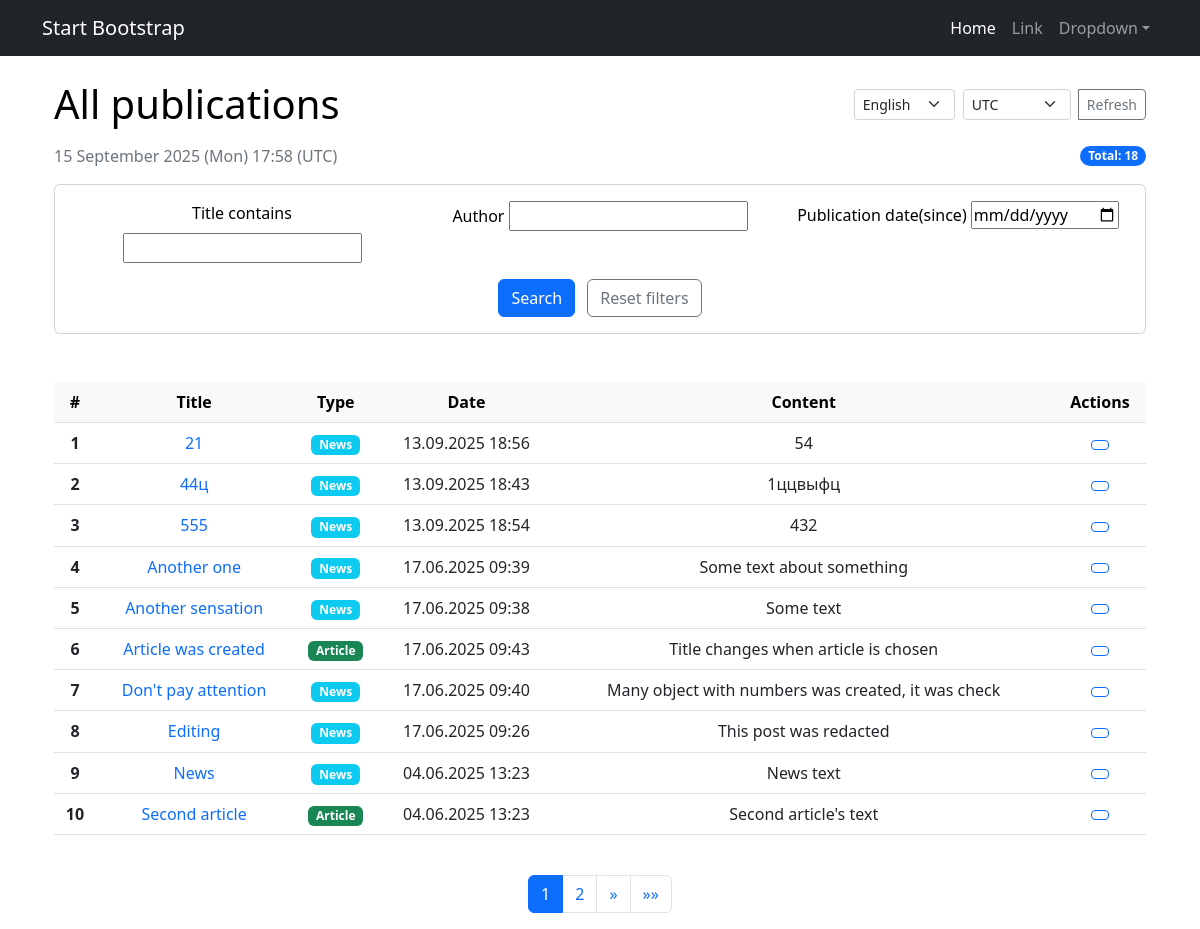
Screenshot of /news/?page=1 with the database file from the repository.
### news/models.py (models this page shows, shortened)
class Post(models.Model):
    author = models.ForeignKey(Author, on_delete=models.CASCADE)
    ARTICLE = 'AR'
    NEWS = 'NW'
    CATEGORY_CHOICES= (
        (NEWS, _('News')),
        (ARTICLE, _('Article')),
    )
    categoryType = models.CharField(max_length=2, choices=CATEGORY_CHOICES, default=ARTICLE, verbose_name=_('Type'), help_text= _('post category'))
    dataCreation = models.DateTimeField(auto_now_add=True)
    postCategory = models.ManyToManyField(Category, through='PostCategory')
    title = models.CharField(max_length=128, help_text= _('post title'))
    text = models.TextField(help_text= _('post text'))
    rating = models.SmallIntegerField(default=0)

### news/views.py (the view)
# urls.py: path('', cache_page(60*1)(PostsList.as_view()), name='news_list'),
class PostsList(ListView):
    model = Post
    ordering = 'title'
    template_name = 'posts.html'
    context_object_name = 'posts'
    paginate_by = 10
    def get_queryset(self):
        queryset = super().get_queryset()
        current_language = get_language()
        activate(current_language)
        self.filterset = PostFilter(self.request.GET, queryset)
        return self.filterset.qs
    def get_context_data(self, **kwargs):
        context= super().get_context_data(**kwargs)
        context['all_posts'] = Post.objects.all()
        context['filterset'] = self.filterset
        context['timezones'] = [
            'UTC',
            'Europe/Moscow',
            'Europe/London',
            'Europe/Berlin',
            'Europe/Paris',
            'America/New_York',
            'America/Los_Angeles',
            'Asia/Tokyo',
            'Asia/Shanghai',
            'Asia/Kolkata',
            'Australia/Sydney'
        ]
        tzname = self.request.session.get('django_timezone')
        if tzname:
            try:
                pytz.timezone(tzname)
                context['TIME_ZONE'] = tzname
            except (pytz.UnknownTimeZoneError, ValueError):
                context['TIME_ZONE'] = 'UTC'
        else:
            context['TIME_ZONE'] = 'UTC'
        if self.request.user.is_authenticated:
            context['subscribed_categories'] = self.request.user.subscribed_categories.all()
        return context
    def get(self, request, *args, **kwargs):
        self.object_list = self.get_queryset()
        context = self.get_context_data()
        return HttpResponse(render(request, self.template_name, context))

### news/context_processors.py (called while the page is built)
def authors_group(request):
    try:
        return {'authors_group': Group.objects.get(name='authors')}
    except Group.DoesNotExist:
        return {'authors_group': None}

### news/templatetags/censor_filters.py (called while the page is built)
@register.filter(needs_autoescape=True)
def censor(value, autoescape=True):
    if not isinstance(value, str):
        return value
    if autoescape:
        esc = conditional_escape
    else:
        esc = lambda x: x
    words = value.split()
    processed_words = []
    for word in words:
        lower_word = word.lower()
        if any(bad_word in lower_word for bad_word in BAD_WORDS):
            censored = word[0] + '*' * (len(word) - 1)
            processed_words.append(esc(censored))
        else:
            processed_words.append(esc(word))
    result = ' '.join(processed_words)
    return mark_safe(result)

### templates/posts.html (shortened to what this page needs)
{% extends 'flatpages/default.html' %}
{% load custom_tags %}
{% load censor_filters %}
{% load i18n %}
{% load tz %}
{% block content %}
{% with current_tz=request.session.django_timezone|default:"UTC" %}
<div class="container mt-4">
    <div class="row mb-4">
        <div class="col-12">
            <div class="d-flex justify-content-between align-items-center mb-3">
                <h1 class="mb-0">{% trans "All publications" %}</h1>
                <div class="btn-group" role="group">
                    <form action="{% url 'set_language' %}" method="post" class="d-inline me-2">
                        {% get_current_language as LANGUAGE_CODE %}
                        <select name="language" class="form-select form-select-sm" onchange="this.form.submit()">
                            {% get_available_languages as LANGUAGES %}
                            {% get_language_info_list for LANGUAGES as languages %}
                            {% for language in languages %}
                                <option value="{{ language.code }}" {% if language.code == LANGUAGE_CODE %}selected{% endif %}>
                                    {{ language.name_local }}
                                </option>
                            {% endfor %}
                        </select>
                    </form>
                    <form action="{% url 'set_timezone' %}" method="POST" class="d-inline me-2">
                        <select name="timezone" class="form-select form-select-sm" onchange="this.form.submit()">
                            <option value="UTC"{% if current_tz == "UTC" %} selected{% endif %}>UTC</option>
                        </select>
                    </form>
                    <a href="{% url 'news_list' %}" class="btn btn-outline-secondary btn-sm" title="{% trans 'Refresh page' %}">
                         {% trans "Refresh" %}
                    </a>
                </div>
            </div>
            <div class="d-flex justify-content-between align-items-center mb-3">
                <div class="text-muted">
                    {% timezone current_tz %}
                        {% now "d F Y (D) H:i" %}
                    {% endtimezone %}
                    ({{ current_tz }})
                </div>
                {% load cache %}
                {% cache 60 post_count_counter %}
                <div class="badge bg-primary rounded-pill">
                    {% trans "Total" %}: {{ all_posts|length }}
                </div>
                {% endcache %}
            </div>
            <div class="card mb-4">
                <div class="card-body">
                    <form action="" method="get" class="row g-3">
                        {% for field in filterset.form %}
                        <div class="col-md-4">
                            <label for="{{ field.id_for_label }}" class="form-label">{{ field.label }}</label>
                            {{ field }}
                        </div>
                        {% endfor %}
                        <div class="col-12">
                            <button type="submit" class="btn btn-primary">
                                 {% trans "Search" %}
                            </button>
                            <a href="?" class="btn btn-outline-secondary ms-2">{% trans "Reset filters" %}</a>
                        </div>
                    </form>
                </div>
            </div>
        </div>
    </div>
    <div class="row">
        <div class="col-12">
            {% if posts %}
            <div class="table-responsive">
                <table class="table table-hover">
                    <thead class="table-light">
                        <tr>
                            <th scope="col">#</th>
                            <th scope="col">{% trans "Title" %}</th>
                            <th scope="col">{% trans "Type" %}</th>
                            <th scope="col">{% trans "Date" %}</th>
                            <th scope="col">{% trans "Content" %}</th>
                            <th scope="col">{% trans "Actions" %}</th>
                        </tr>
                    </thead>
                    <tbody>
                        {% for post in posts %}
                        <tr>
                            <th scope="row">{{ forloop.counter0|add:page_obj.start_index }}</th>
                            <td>
                                <a href="{% url 'post_detail' post.id %}" class="text-decoration-none">
                                    {{ post.title|censor }}
                                </a>
                            </td>
                            <td>
                                <span class="badge {% if post.categoryType == 'NW' %}bg-info{% else %}bg-success{% endif %}">
                                    {{ post.get_categoryType_display }}
                                </span>
                            </td>
                            <td>
                                {% timezone current_tz %}
                                    {{ post.dataCreation|date:"d.m.Y H:i" }}
                                {% endtimezone %}
                            </td>
                            <td>{{ post.text|truncatechars:50|censor }}</td>
                            <td>
                                <div class="btn-group" role="group">
                                    <a href="{% url 'post_detail' post.id %}" class="btn btn-sm btn-outline-primary">
                                    </a>
                                </div>
                            </td>
                        </tr>
                        {% endfor %}
                    </tbody>
                </table>
            </div>
            {% else %}
            <div class="alert alert-info" role="alert">
                <h4 class="alert-heading">{% trans "No publications!" %}</h4>
                <p>{% trans "Nothing found for your request." %}</p>
            </div>
            {% endif %}
        </div>
    </div>
    {% if page_obj.paginator.num_pages > 1 %}
    <div class="row mt-4">
        <div class="col-12">
            <nav aria-label="Page navigation">
                <ul class="pagination justify-content-center">
                    {% for num in page_obj.paginator.page_range %}
                        {% if page_obj.number == num %}
                        <li class="page-item active"><span class="page-link">{{ num }}</span></li>
                        {% elif num > page_obj.number|add:'-3' and num < page_obj.number|add:'3' %}
                        <li class="page-item"><a class="page-link" href="?page={{ num }}">{{ num }}</a></li>
                        {% endif %}
                    {% endfor %}
                    {% if page_obj.has_next %}
                    <li class="page-item">
                        <a class="page-link" href="?page={{ page_obj.next_page_number }}" aria-label="{% trans 'Next' %}">
                            <span aria-hidden="true">&raquo;</span>
                        </a>
                    </li>
                    <li class="page-item">
                        <a class="page-link" href="?page={{ page_obj.paginator.num_pages }}" aria-label="{% trans 'Last' %}">
                            <span aria-hidden="true">&raquo;&raquo;</span>
                        </a>
                    </li>
                    {% endif %}
                </ul>
            </nav>
        </div>
    </div>
    {% endif %}
</div>
{% endwith %}
{% endblock content %}

### rows the page displays
Post: title|censor "21", categoryType "News", dataCreation "13.09.2025 18:56", text|censor "54"
Post: title|censor "44ц", categoryType "News", dataCreation "13.09.2025 18:43", text|censor "1ццвыфц"
Post: title|censor "555", categoryType "News", dataCreation "13.09.2025 18:54", text|censor "432"
Post: title|censor "Another one", categoryType "News", dataCreation "17.06.2025 09:39", text|censor "Some text about something"
Post: title|censor "Another sensation", categoryType "News", dataCreation "17.06.2025 09:38", text|censor "Some text"
Post: title|censor "Article was created", categoryType "Article", dataCreation "17.06.2025 09:43", text|censor "Title changes when article is chosen"
Post: title|censor "Don't pay attention", categoryType "News", dataCreation "17.06.2025 09:40", text|censor "Many object with numbers was created, it was check"
Post: title|censor "Editing", categoryType "News", dataCreation "17.06.2025 09:26", text|censor "This post was redacted"
Post: title|censor "News", categoryType "News", dataCreation "04.06.2025 13:23", text|censor "News text"
Post: title|censor "Second article", categoryType "Article", dataCreation "04.06.2025 13:23", text|censor "Second article's text"

### other values shown
{{ current_tz }} "UTC"
{{ all_posts|length }} "18"
{{ field.label }} "Title contains" "Author" "Publication date(since)"
{{ num }} "1"
{{ num }} "2"
form field language "English"
